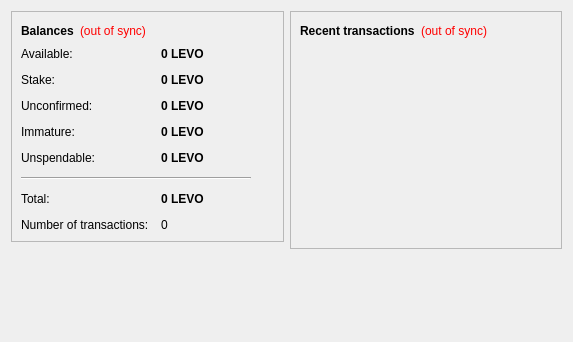
<?xml version="1.0" encoding="UTF-8"?>
<ui version="4.0">
 <class>OverviewPage</class>
 <widget class="QWidget" name="OverviewPage">
  <property name="geometry">
   <rect>
    <x>0</x>
    <y>0</y>
    <width>573</width>
    <height>342</height>
   </rect>
  </property>
  <property name="windowTitle">
   <string>Form</string>
  </property>
  <layout class="QHBoxLayout" name="horizontalLayout" stretch="1,1">
   <item>
    <layout class="QVBoxLayout" name="verticalLayout_2">
     <item>
      <widget class="QFrame" name="frame">
       <property name="frameShape">
        <enum>QFrame::StyledPanel</enum>
       </property>
       <property name="frameShadow">
        <enum>QFrame::Raised</enum>
       </property>
       <layout class="QVBoxLayout" name="verticalLayout_4">
        <item>
         <layout class="QHBoxLayout" name="horizontalLayout_4">
          <item>
           <widget class="QLabel" name="label_5">
            <property name="font">
             <font>
              <weight>75</weight>
              <bold>true</bold>
             </font>
            </property>
            <property name="text">
             <string>Balances</string>
            </property>
           </widget>
          </item>
          <item>
           <widget class="QLabel" name="labelWalletStatus">
            <property name="toolTip">
             <string>The displayed information may be out of date. Your wallet automatically synchronizes with the LevoCoin network after a connection is established, but this process has not completed yet.</string>
            </property>
            <property name="styleSheet">
             <string notr="true">QLabel { color: red; }</string>
            </property>
            <property name="text">
             <string notr="true">(out of sync)</string>
            </property>
            <property name="alignment">
             <set>Qt::AlignLeading|Qt::AlignLeft|Qt::AlignVCenter</set>
            </property>
           </widget>
          </item>
          <item>
           <spacer name="horizontalSpacer_2">
            <property name="orientation">
             <enum>Qt::Horizontal</enum>
            </property>
            <property name="sizeHint" stdset="0">
             <size>
              <width>40</width>
              <height>20</height>
             </size>
            </property>
           </spacer>
          </item>
         </layout>
        </item>
        <item>
         <layout class="QFormLayout" name="formLayout_2">
          <property name="fieldGrowthPolicy">
           <enum>QFormLayout::AllNonFixedFieldsGrow</enum>
          </property>
          <property name="horizontalSpacing">
           <number>12</number>
          </property>
          <property name="verticalSpacing">
           <number>12</number>
          </property>
          <item row="0" column="0">
           <widget class="QLabel" name="labelAvailableText">
            <property name="toolTip">
             <string>Your current available balance</string>
            </property>
            <property name="text">
             <string>Available:</string>
            </property>
           </widget>
          </item>
          <item row="0" column="1">
           <widget class="QLabel" name="labelAvailable">
            <property name="font">
             <font>
              <weight>75</weight>
              <bold>true</bold>
             </font>
            </property>
            <property name="cursor">
             <cursorShape>IBeamCursor</cursorShape>
            </property>
            <property name="toolTip">
             <string>Your current available balance</string>
            </property>
            <property name="text">
             <string notr="true">0 LEVO</string>
            </property>
            <property name="alignment">
             <set>Qt::AlignLeading|Qt::AlignLeft|Qt::AlignVCenter</set>
            </property>
            <property name="textInteractionFlags">
             <set>Qt::LinksAccessibleByMouse|Qt::TextSelectableByKeyboard|Qt::TextSelectableByMouse</set>
            </property>
           </widget>
          </item>
          <item row="1" column="0">
           <widget class="QLabel" name="label_6">
            <property name="toolTip">
             <string>Total of coins that was staked, and do not yet count toward the current balance</string>
            </property>
            <property name="text">
             <string>Stake:</string>
            </property>
           </widget>
          </item>
          <item row="1" column="1">
           <widget class="QLabel" name="labelStake">
            <property name="font">
             <font>
              <weight>75</weight>
              <bold>true</bold>
             </font>
            </property>
            <property name="cursor">
             <cursorShape>IBeamCursor</cursorShape>
            </property>
            <property name="toolTip">
             <string>Total of coins that was staked, and do not yet count toward the current balance</string>
            </property>
            <property name="text">
             <string notr="true">0 LEVO</string>
            </property>
            <property name="alignment">
             <set>Qt::AlignLeading|Qt::AlignLeft|Qt::AlignVCenter</set>
            </property>
            <property name="textInteractionFlags">
             <set>Qt::LinksAccessibleByMouse|Qt::TextSelectableByKeyboard|Qt::TextSelectableByMouse</set>
            </property>
           </widget>
          </item>
          <item row="2" column="0">
           <widget class="QLabel" name="label_3">
            <property name="toolTip">
             <string>Total of transactions that have yet to be confirmed, and do not yet count toward the current balance</string>
            </property>
            <property name="text">
             <string>Unconfirmed:</string>
            </property>
           </widget>
          </item>
          <item row="2" column="1">
           <widget class="QLabel" name="labelUnconfirmed">
            <property name="font">
             <font>
              <weight>75</weight>
              <bold>true</bold>
             </font>
            </property>
            <property name="cursor">
             <cursorShape>IBeamCursor</cursorShape>
            </property>
            <property name="toolTip">
             <string>Total of transactions that have yet to be confirmed, and do not yet count toward the current balance</string>
            </property>
            <property name="text">
             <string notr="true">0 LEVO</string>
            </property>
            <property name="alignment">
             <set>Qt::AlignLeading|Qt::AlignLeft|Qt::AlignVCenter</set>
            </property>
            <property name="textInteractionFlags">
             <set>Qt::LinksAccessibleByMouse|Qt::TextSelectableByKeyboard|Qt::TextSelectableByMouse</set>
            </property>
           </widget>
          </item>
          <item row="3" column="0">
           <widget class="QLabel" name="labelImmatureText">
            <property name="toolTip">
             <string>Mined balance that has not yet matured</string>
            </property>
            <property name="text">
             <string>Immature:</string>
            </property>
           </widget>
          </item>
          <item row="3" column="1">
           <widget class="QLabel" name="labelImmature">
            <property name="font">
             <font>
              <weight>75</weight>
              <bold>true</bold>
             </font>
            </property>
            <property name="toolTip">
             <string>Mined balance that has not yet matured</string>
            </property>
            <property name="text">
             <string notr="true">0 LEVO</string>
            </property>
            <property name="alignment">
             <set>Qt::AlignLeading|Qt::AlignLeft|Qt::AlignVCenter</set>
            </property>
            <property name="textInteractionFlags">
             <set>Qt::LinksAccessibleByMouse|Qt::TextSelectableByKeyboard|Qt::TextSelectableByMouse</set>
            </property>
           </widget>
          </item>
          <item row="4" column="0">
           <widget class="QLabel" name="labelBalanceWatchOnlyText">
            <property name="toolTip">
             <string>Your unspendable balance</string>
            </property>
            <property name="text">
             <string>Unspendable:</string>
            </property>
           </widget>
          </item>
          <item row="4" column="1">
           <widget class="QLabel" name="labelBalanceWatchOnly">
            <property name="font">
             <font>
              <weight>75</weight>
              <bold>true</bold>
             </font>
            </property>
            <property name="cursor">
             <cursorShape>IBeamCursor</cursorShape>
            </property>
            <property name="toolTip">
             <string>Your unspendable balance</string>
            </property>
            <property name="text">
             <string notr="true">0 LEVO</string>
            </property>
            <property name="alignment">
             <set>Qt::AlignLeading|Qt::AlignLeft|Qt::AlignVCenter</set>
            </property>
            <property name="textInteractionFlags">
             <set>Qt::LinksAccessibleByMouse|Qt::TextSelectableByKeyboard|Qt::TextSelectableByMouse</set>
            </property>
           </widget>
          </item>
          <item row="5" column="0" colspan="2">
           <widget class="Line" name="line">
            <property name="maximumSize">
             <size>
              <width>230</width>
              <height>16777215</height>
             </size>
            </property>
            <property name="orientation">
             <enum>Qt::Horizontal</enum>
            </property>
           </widget>
          </item>
          <item row="6" column="0">
           <widget class="QLabel" name="labelTotalText">
            <property name="toolTip">
             <string>Your current total balance</string>
            </property>
            <property name="text">
             <string>Total:</string>
            </property>
           </widget>
          </item>
          <item row="6" column="1">
           <widget class="QLabel" name="labelTotal">
            <property name="font">
             <font>
              <weight>75</weight>
              <bold>true</bold>
             </font>
            </property>
            <property name="toolTip">
             <string>Your current total balance</string>
            </property>
            <property name="text">
             <string notr="true">0 LEVO</string>
            </property>
            <property name="alignment">
             <set>Qt::AlignLeading|Qt::AlignLeft|Qt::AlignVCenter</set>
            </property>
            <property name="textInteractionFlags">
             <set>Qt::LinksAccessibleByMouse|Qt::TextSelectableByKeyboard|Qt::TextSelectableByMouse</set>
            </property>
           </widget>
          </item>
          <item row="7" column="0">
           <widget class="QLabel" name="label_2">
            <property name="toolTip">
             <string>Total number of transactions in wallet</string>
            </property>
            <property name="text">
             <string>Number of transactions:</string>
            </property>
           </widget>
          </item>
          <item row="7" column="1">
           <widget class="QLabel" name="labelNumTransactions">
            <property name="toolTip">
             <string>Total number of transactions in wallet</string>
            </property>
            <property name="text">
             <string notr="true">0</string>
            </property>
           </widget>
          </item>
         </layout>
        </item>
       </layout>
      </widget>
     </item>
     <item>
      <spacer name="verticalSpacer">
       <property name="orientation">
        <enum>Qt::Vertical</enum>
       </property>
       <property name="sizeHint" stdset="0">
        <size>
         <width>20</width>
         <height>40</height>
        </size>
       </property>
      </spacer>
     </item>
    </layout>
   </item>
   <item>
    <layout class="QVBoxLayout" name="verticalLayout_3">
     <item>
      <widget class="QFrame" name="frame_2">
       <property name="frameShape">
        <enum>QFrame::StyledPanel</enum>
       </property>
       <property name="frameShadow">
        <enum>QFrame::Raised</enum>
       </property>
       <layout class="QVBoxLayout" name="verticalLayout">
        <item>
         <layout class="QHBoxLayout" name="horizontalLayout_2">
          <item>
           <widget class="QLabel" name="label_4">
            <property name="text">
             <string>&lt;b&gt;Recent transactions&lt;/b&gt;</string>
            </property>
           </widget>
          </item>
          <item>
           <widget class="QLabel" name="labelTransactionsStatus">
            <property name="toolTip">
             <string>The displayed information may be out of date. Your wallet automatically synchronizes with the LevoCoin network after a connection is established, but this process has not completed yet.</string>
            </property>
            <property name="styleSheet">
             <string notr="true">QLabel { color: red; }</string>
            </property>
            <property name="text">
             <string notr="true">(out of sync)</string>
            </property>
            <property name="alignment">
             <set>Qt::AlignRight|Qt::AlignTrailing|Qt::AlignVCenter</set>
            </property>
           </widget>
          </item>
          <item>
           <spacer name="horizontalSpacer">
            <property name="orientation">
             <enum>Qt::Horizontal</enum>
            </property>
            <property name="sizeHint" stdset="0">
             <size>
              <width>40</width>
              <height>20</height>
             </size>
            </property>
           </spacer>
          </item>
         </layout>
        </item>
        <item>
         <widget class="QListView" name="listTransactions">
          <property name="styleSheet">
           <string notr="true">QListView { background: transparent; }</string>
          </property>
          <property name="frameShape">
           <enum>QFrame::NoFrame</enum>
          </property>
          <property name="verticalScrollBarPolicy">
           <enum>Qt::ScrollBarAlwaysOff</enum>
          </property>
          <property name="horizontalScrollBarPolicy">
           <enum>Qt::ScrollBarAlwaysOff</enum>
          </property>
          <property name="selectionMode">
           <enum>QAbstractItemView::NoSelection</enum>
          </property>
         </widget>
        </item>
       </layout>
      </widget>
     </item>
     <item>
      <spacer name="verticalSpacer_2">
       <property name="orientation">
        <enum>Qt::Vertical</enum>
       </property>
       <property name="sizeHint" stdset="0">
        <size>
         <width>20</width>
         <height>40</height>
        </size>
       </property>
      </spacer>
     </item>
    </layout>
   </item>
  </layout>
 </widget>
 <resources/>
 <connections/>
</ui>
